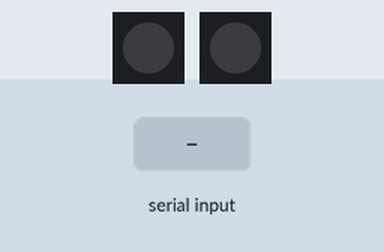
This sketch was run on a simulated Arduino Uno, built with avr-gcc and run on an emulated ATmega328P. Shown: 2 × 1 RGB LEDs in strip order, left to right. The inputs (shaded band) are chosen by the test bench. What the sketch prints to the serial monitor is not drawn.

Above: at 1.2 s.
1.3 s: "A" received over the second serial link
At 2.5 s:
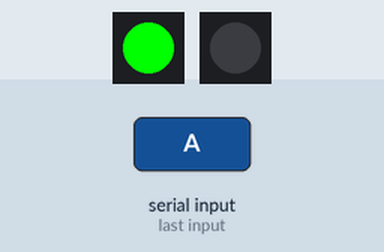
2.8 s: "B" received over the second serial link
At 3.7 s:
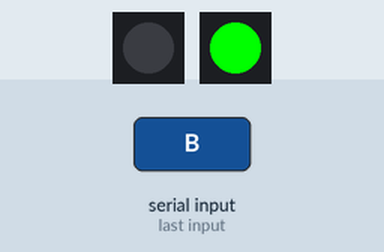
4.3 s: "D" received over the second serial link
At 4.8 s:
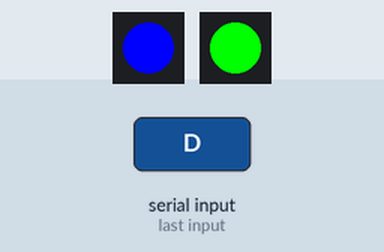
5.8 s: "C" received over the second serial link
At 7.2 s:
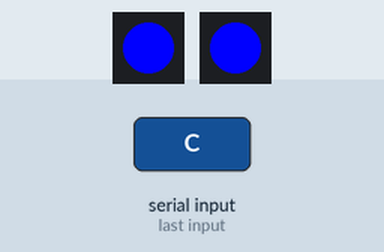
7.5 s: "A" received over the second serial link
At 8.4 s:
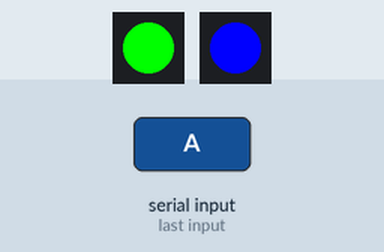
Timing chart, 0 to 10.0 s (numbered marks = the images above; inputs shaded):
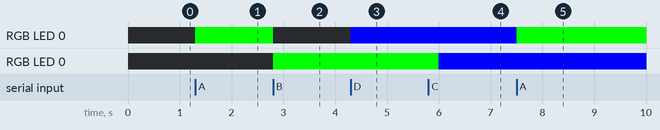

Measured:
- after the input at 1.3 s, RGB LED 0: off → RGB(0, 255, 0) at once
- after the input at 2.8 s, RGB LED 0: RGB(0, 255, 0) → off at once; RGB LED 0: off → RGB(0, 255, 0) at once
- after the input at 4.3 s, RGB LED 0: off → RGB(0, 0, 255) at once
- after the input at 5.8 s, RGB LED 0: RGB(0, 255, 0) → RGB(0, 0, 255) after 0.20 s
- after the input at 7.5 s, RGB LED 0: RGB(0, 0, 255) → RGB(0, 255, 0) at once

The sketch:

ArduinoLuces.ino
```cpp
#include <Adafruit_NeoPixel.h>
#include <SoftwareSerial.h>

#define LED_PIN 6
#define LED_PIN2 7
#define NUM_LEDS 1

Adafruit_NeoPixel strip(NUM_LEDS, LED_PIN, NEO_GRB + NEO_KHZ800); //Definimos la tira led, en nuestro caso una tira casera
Adafruit_NeoPixel strip2(NUM_LEDS, LED_PIN2, NEO_GRB + NEO_KHZ800); //Definimos la tira led, en nuestro caso una tira casera

SoftwareSerial miBT(10,11);    // Definimos los pines RX y TX del Arduino conectados al Bluetooth

bool mode = false; //Asignacion de variables de control
bool r = false;
bool l = false;
bool b = false;
int bp = 0;
unsigned long currentTime = 0;
unsigned long previousTime = 0;

void setup()
{
  Serial.begin(9600);   // Inicializamos  el puerto serie
  Serial.println("listo");
  miBT.begin(9600);       // Inicializamos el puerto serie BT (Para Modo AT 2)velocidad= 38400
  strip.begin(); //Iniciamos las tiras led
  strip.show();
  strip2.begin();
  strip2.show();
}

void loop(){
  if(miBT.available()){    // Si llega un dato por el puerto BT se analiza y decide
      //Aqui se notara que el codigo es muy parecido al del Controlador :)
      char c = miBT.read();
      if(c == 'A' || c == 65){
        Serial.print(c);
        r = true;
        l = false;
        b = false;
      }
      if(c == 'B' || c == 66){
        Serial.print(c);
        l = true;
        r = false;
        b = false;
      }
      if(c == 'C' || c == 67){
        Serial.print(c);
        delay(200);
        if(l == true || r == true || b == true){
          l = false; r = false; b = false;
        }else{
          b = true;
        }
      }
      if(c == 'D' || c == 68){
        Serial.print(c);
        if(mode){mode = false;}else{mode = true;}
      }
  }
  if(mode == true){
      strip.setPixelColor(0, strip.Color(0, 0, 255));
      strip2.setPixelColor(0, strip.Color(0, 0, 255));
      if(l == true){
        strip2.setPixelColor(0, strip.Color(0, 255, 0));
        strip.setPixelColor(0, strip.Color(0, 0, 255));
      }else{
        strip.setPixelColor(0, strip.Color(0, 0, 255));
        strip2.setPixelColor(0, strip.Color(0, 0, 255));
      }
      if(b == true){
        currentTime = millis();
        if(bp == 0 && currentTime-previousTime > 1000){
          previousTime = currentTime;
          bp = 1;
        }else if(bp == 1 && currentTime-previousTime > 1000){
          previousTime = currentTime;
          bp = 0;
        }
        if(bp == 0){
          strip.setPixelColor(0, strip.Color(0, 255, 0));
          strip2.setPixelColor(0, strip.Color(0, 255, 0));
        }
        if(bp == 1){
          strip.setPixelColor(0, strip.Color(0, 0, 255));
          strip2.setPixelColor(0, strip.Color(0, 0, 255));
        }
      }

   }else{
      if(l == true){
        strip2.setPixelColor(0, strip.Color(0, 255, 0));
        strip.setPixelColor(0, strip.Color(0, 0, 0));
      }else{
        strip.setPixelColor(0, strip.Color(0, 0, 0));
        strip2.setPixelColor(0, strip.Color(0, 0, 0));
      }
      if(b == true){
        currentTime = millis();
        if(bp == 0 && currentTime-previousTime > 1000){
          previousTime = currentTime;
          bp = 1;
        }else if(bp == 1 && currentTime-previousTime > 1000){
          previousTime = currentTime;
          bp = 0;
        }
        if(bp == 0){
          strip.setPixelColor(0, strip.Color(0, 255, 0));
          strip2.setPixelColor(0, strip.Color(0, 255, 0));
        }
        if(bp == 1){
          strip.setPixelColor(0, strip.Color(0, 0, 0));
          strip2.setPixelColor(0, strip.Color(0, 0, 0));
        }
      }
   }
    if(r == true){
      strip.setPixelColor(0, strip.Color(0, 255, 0));
    }else{
      if(b == false){
        if(mode == true){
          strip.setPixelColor(0, strip.Color(0, 0, 255));
        }else{
          strip.setPixelColor(0, strip.Color(0, 0, 0));
        }
      }
    }
    strip.show();
    strip2.show();
}


/*
  En la creacion de la tira led en el codigo es importante ver que uno puede determinar la cantidad de leds de la tira
  Esto es importante para diseños finales, donde podrian variar la cantidad de leds. Ademas de poder determinar individualmente
  el color. Por lo que por ejemplo, en la tira led que funcionaria como direccional izquierda podria mostrar un arcoiris.
  Tambien cabe mencionar que los ws2812b individuales son algo complicatos de soldar, por lo que muy probablemente se dañen
  las combinaciones de colores (como nos paso a nosotros), por lo que lo recomendable es que compren la cinta ya hecha. El codigo
  seria el mismo y podrian ampliar la gama de colores utilizados al modificar la funcion strip.Color(Red,Green,Blue)

  Dependiendo del diseño se pueden ampliar la cantidad de strip, pero el como se dejara a disposicion de la intuicion del lector

  Tal como en el comentario final del codigo del Control remoto, en loop existiria el if de freno y el else seria el resto de codigo
  Por lo cual lo extra aqui ya esta dicho.

  if(Serial.available())  // Si requiririamos enviar algun dato como retroalimentacion (como posible desconexiones o errores), usariamos este codigo
  {
     miBT.write(datos);
  }

*/
```
